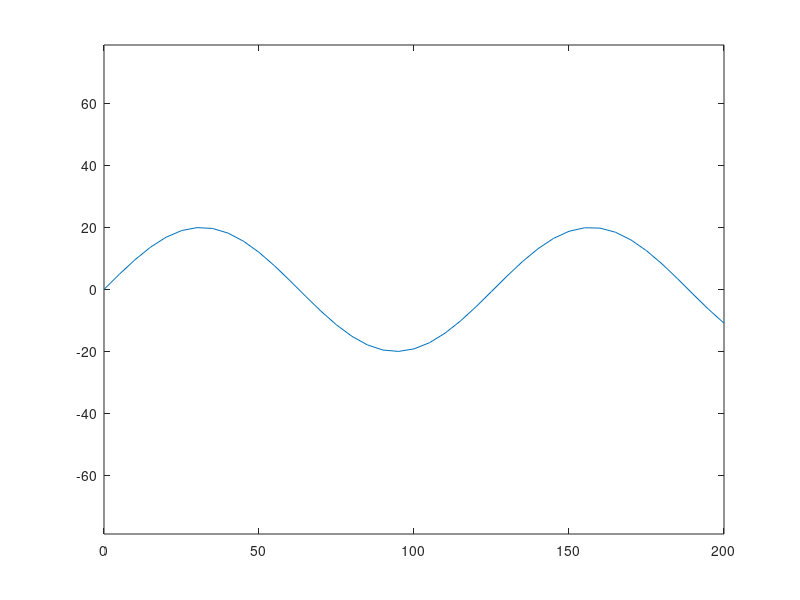

MATLAB code for this plot: (Note: this script raises an error after producing the figure.)

clear all
clc

%%
% path = 'Rute søkort.png';
% pixelsPerMeter = 3;
% background = imread(path);
% [N,M,~] = size(background);
% 
% close all
% fig = figure('Name','Track','DefaultAxesFontSize',20,'OuterPosition', [100           100        1720        880]);
% imagesc([-M/pixelsPerMeter M/pixelsPerMeter], [-N/pixelsPerMeter N/pixelsPerMeter], background); hold on
% axis equal
% 
% P = ginput(10);
% P = P';

%%

x = 0:5:200;
y = 20*sin(0.05*x);

P = [x;y];
%%
close all
figure 
plot(P(1,:),P(2,:))
axis equal
%%
save('Course/sinecurve.mat','P');